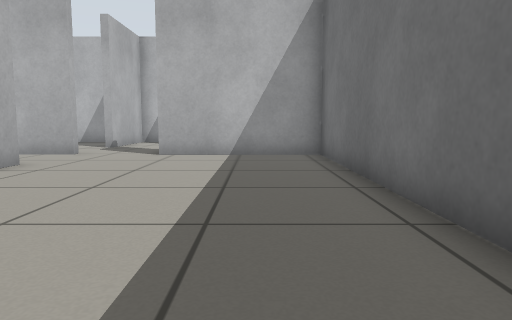
view 1 (above)

16 first-person views from a walk through a Gazebo world. The camera is 0.5 m above the floor, tilts 6° down and sees 70° across. The floor is counted in squares, 0.5 m on a side. Each view is taken from the middle of a square. On the plan, view 1 faces up. The plan holds only what a view shows up to about 13 squares ahead; the rest is blank.

view 2
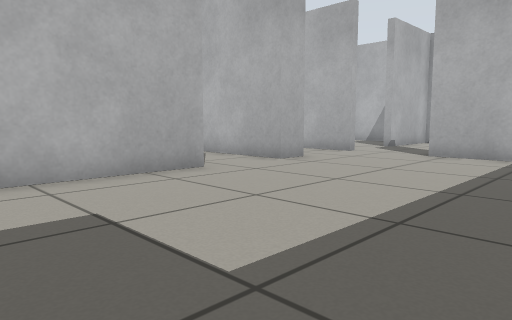

view 3
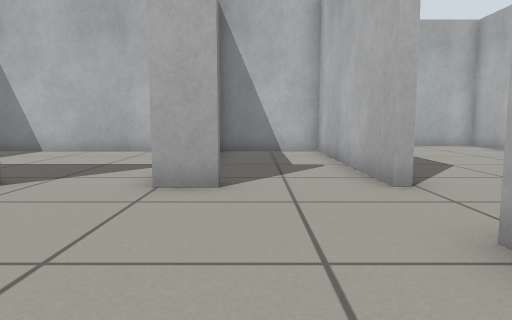

view 4
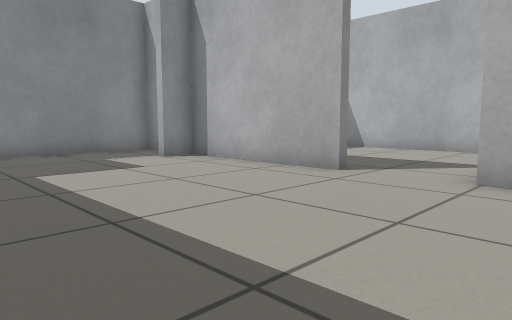

view 5
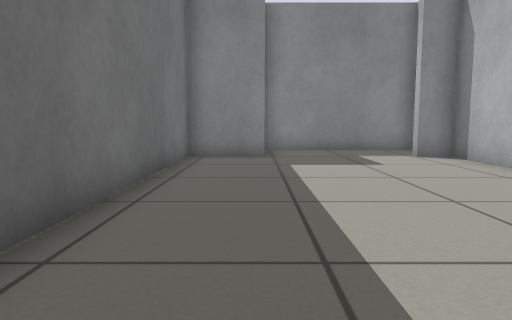

view 6
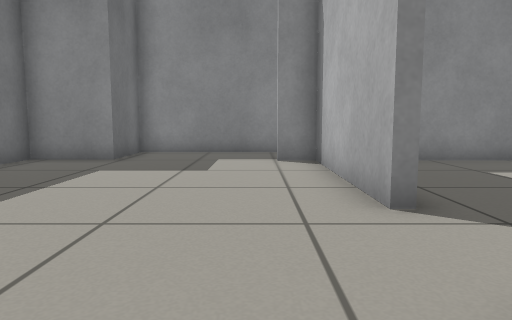

view 7
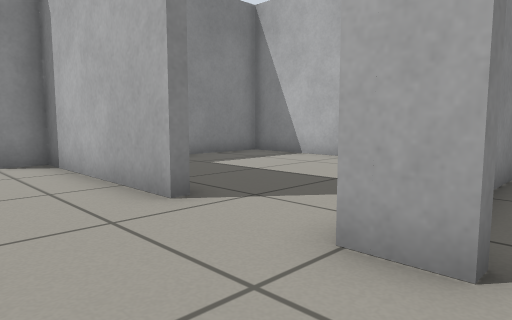

view 8
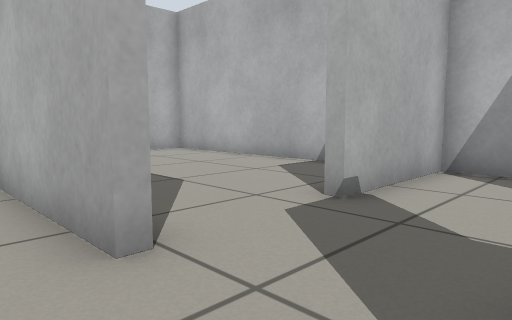

view 9
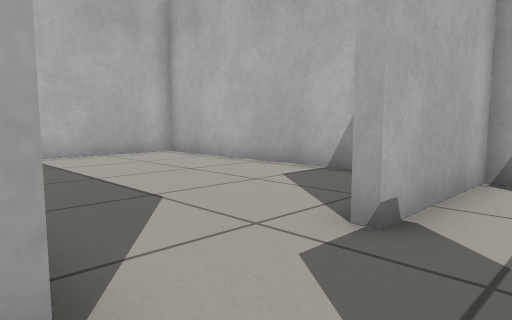

view 10
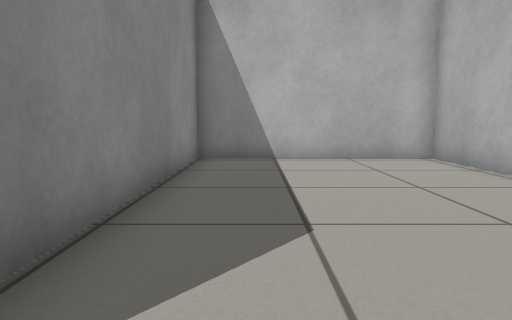

view 11
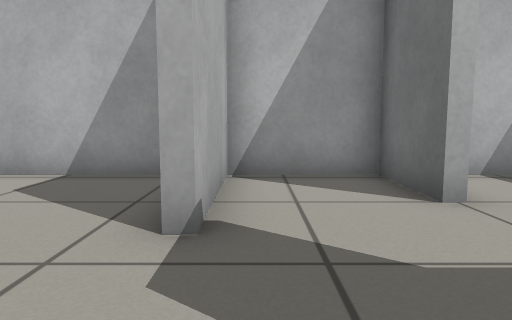

view 12
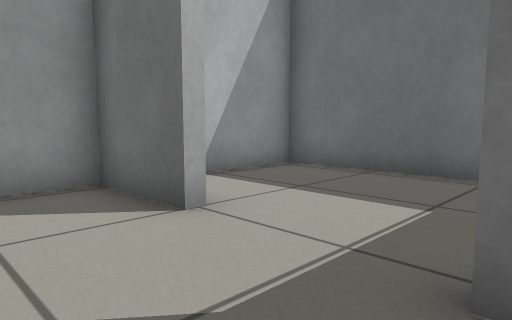

view 13
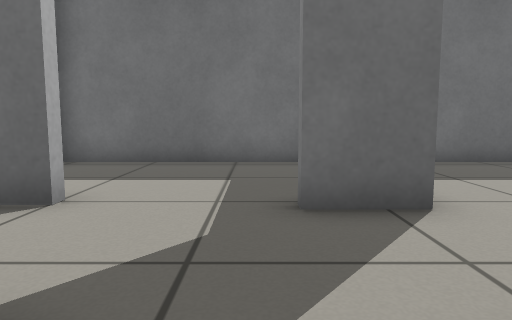

view 14
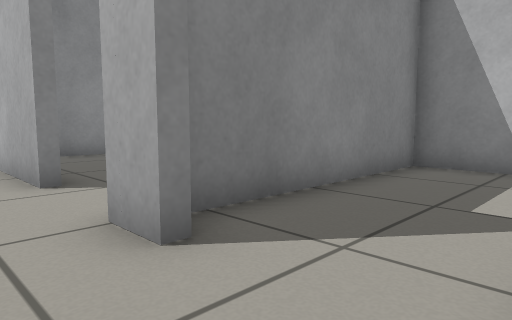

view 15
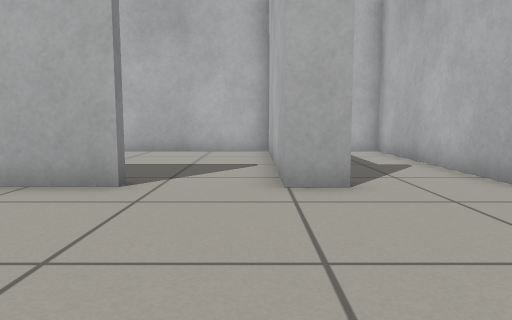

view 16
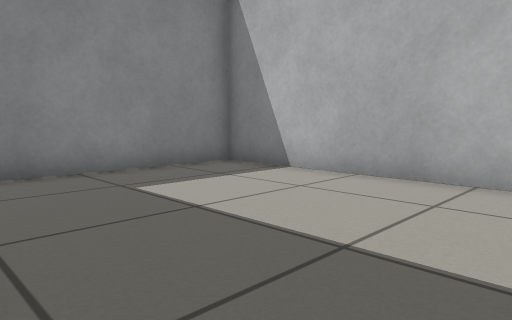

### Floor plan
Ten units are one square. View 1 is at (0, 0); x grows to the right and y downward. Boxes are objects, and circles mark ways between rooms. Rooms are numbered by the first view taken in them; rooms with no view inside come last. Other rooms are left out.
<svg viewBox="-154 -183 179 216">
<path fill="none" stroke="#000" d="M-55 -50 -55 3 -45 3M-59 -84 -55 -84 -55 -74 -65 -74M-55 -111 -123 -111 -123 -77 -62 -77M-55 21 -55 28 -3 28 -3 6 20 6 20 -111 -29 -111M-55 -115 -55 -111M-27 -154 -27 -178 -55 -178 -55 -141M-29 -111 -29 -125M-68 -178 -149 -178 -149 -114 -71 -114M-65 -74 -123 -74 -123 3 -72 3M20 -119 20 -178 -11 -178"/>
<circle cx="-45" cy="-110" r="3" fill="#2a7"/>
<circle cx="-60" cy="-60" r="3" fill="#2a7"/>
<circle cx="-60" cy="-130" r="3" fill="#2a7"/>
<circle cx="-30" cy="-140" r="3" fill="#2a7"/>
<text x="-30" y="-50">1</text>
<text x="-50" y="-140">2</text>
<text x="-110" y="-150">3</text>
<text x="-100" y="-40">4</text>
<text x="-10" y="-150">5</text>
</svg>
Room 1 opens to room 2. Room 1 opens to room 4. Room 2 opens to room 3. Room 2 opens to room 5.

Where each view was taken, in squares from view 1:
view 1: 0 up, 0 right, facing up
view 2: 0 up, 1 right, facing up-left
view 3: 9 up, 0 right, facing left
view 4: 9 up, 1 right, facing down-left
view 5: 10 up, 0 right, facing down
view 6: 9 up, 4 left, facing down
view 7: 9 up, 3 left, facing down-left
view 8: 10 up, 3 left, facing up-left
view 9: 11 up, 4 left, facing up-left
view 10: 13 up, 5 left, facing left
view 11: 11 up, 5 left, facing up
view 12: 12 up, 5 left, facing up-right
view 13: 13 up, 7 left, facing right
view 14: 11 up, 4 left, facing down-left
view 15: 7 up, 0 right, facing left
view 16: 7 up, 6 left, facing down-left
